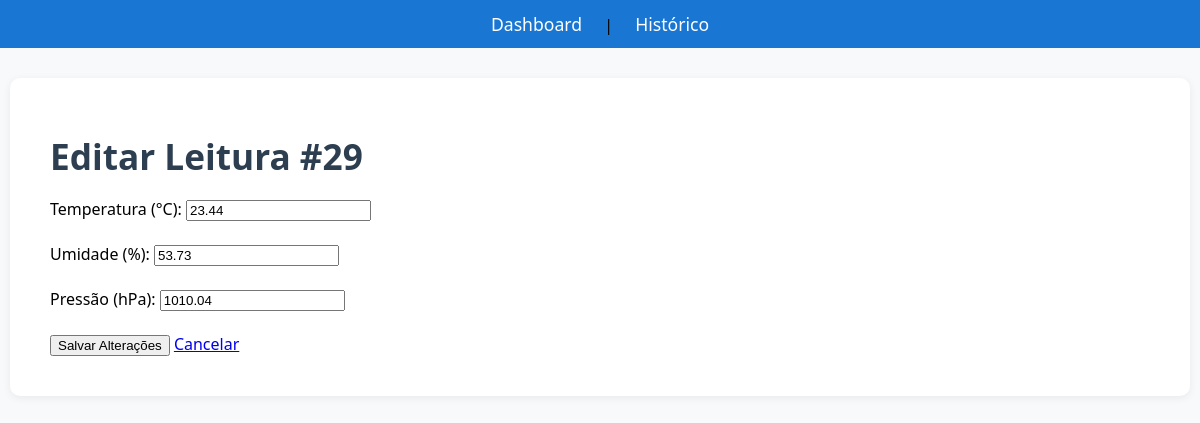
/leituras/29, run on the app's committed database.
### tables this page shows
CREATE TABLE leituras (
    id INTEGER PRIMARY KEY AUTOINCREMENT,
    temperatura REAL NOT NULL,
    umidade REAL NOT NULL,
    pressao REAL,
    localizacao TEXT DEFAULT 'Lab',
    timestamp DATETIME DEFAULT (datetime('now', 'localtime'))
);

### src/app.py (the view, shortened to what this page needs)
@app.route('/leituras/<int:id>', methods=['GET', 'PUT', 'DELETE'])
def gerenciar_leitura(id):
    if request.method == 'GET':
        leitura = database.buscar_leitura(id)
        return render_template('editar.html', leitura=leitura)

### src/database.py (called while the page is built)
def get_db_connection():
    conn = sqlite3.connect('dados.db', timeout=10)
    conn.execute('PRAGMA journal_mode=WAL')
    conn.execute('PRAGMA busy_timeout=5000')
    conn.row_factory = sqlite3.Row
    return conn

def buscar_leitura(id):
    conn = get_db_connection()
    leitura = conn.execute('SELECT * FROM leituras WHERE id = ?', (id,)).fetchone()
    conn.close()
    return leitura

### src/templates/editar.html (shortened to what this page needs)
{% extends "base.html" %}
{% block content %}
    <h1>Editar Leitura #{{ leitura.id }}</h1>
    <form id="editForm">
        <label>Temperatura (°C):</label>
        <input type="number" step="0.01" id="temp" value="{{ leitura.temperatura }}" required><br><br>
        <label>Umidade (%):</label>
        <input type="number" step="0.01" id="umid" value="{{ leitura.umidade }}" required><br><br>
        <label>Pressão (hPa):</label>
        <input type="number" step="0.01" id="pressao" value="{{ leitura.pressao }}"><br><br>
        <button type="submit">Salvar Alterações</button>
        <a href="/leituras">Cancelar</a>
    </form>
{% endblock %}

### src/static/css/style.css (style rules this page uses)
body { font-family: 'Segoe UI', Arial, sans-serif; background: #f8f9fa; margin: 0; padding: 0; }
h1 { font-size: 2.2em; margin-bottom: 18px; color: #2c3e50; }

### data on the page
leituras: id "29", temperatura "23.44", umidade "53.73", pressao "1010.04"
